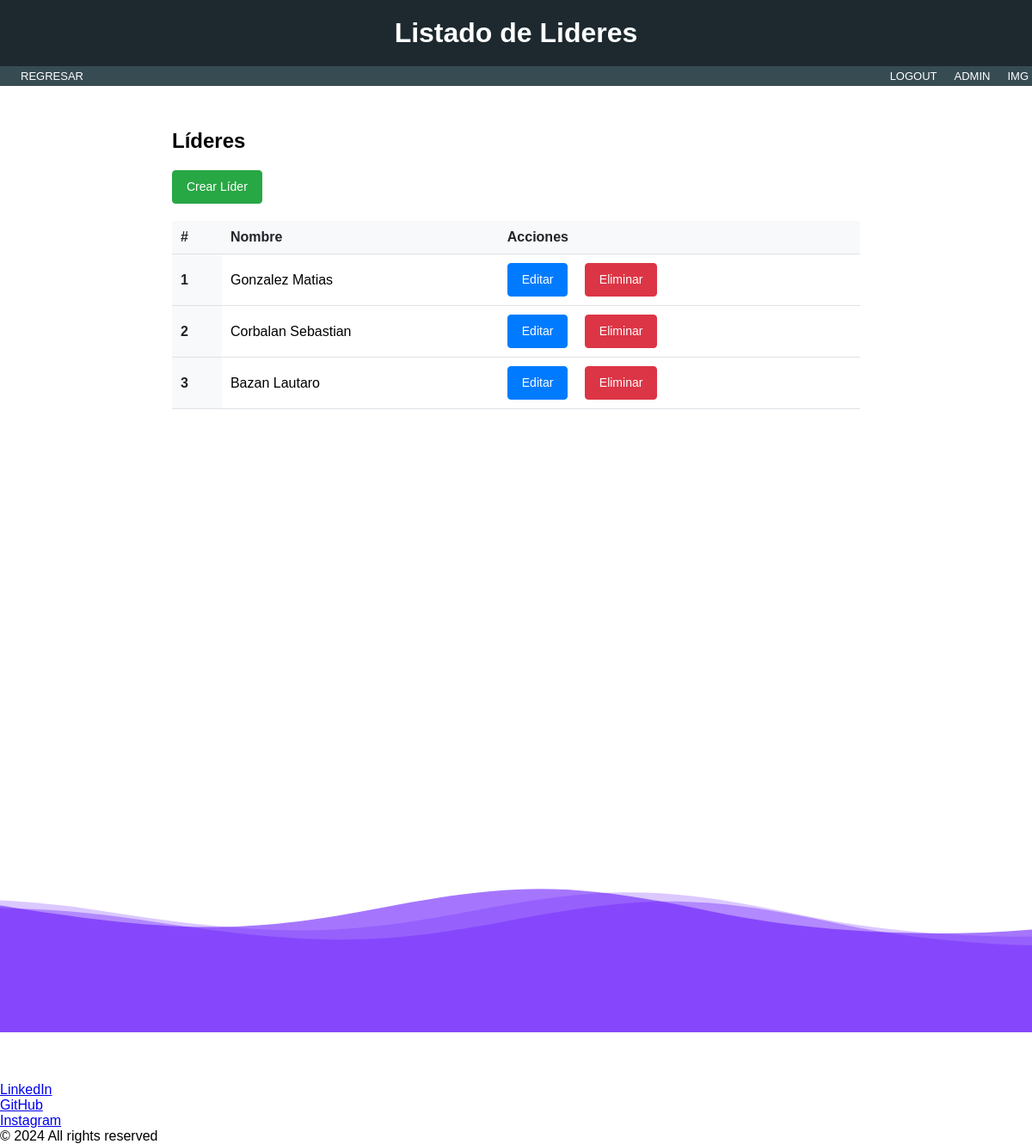
The app's page /Projects/lider-list/ (signed in), older data.
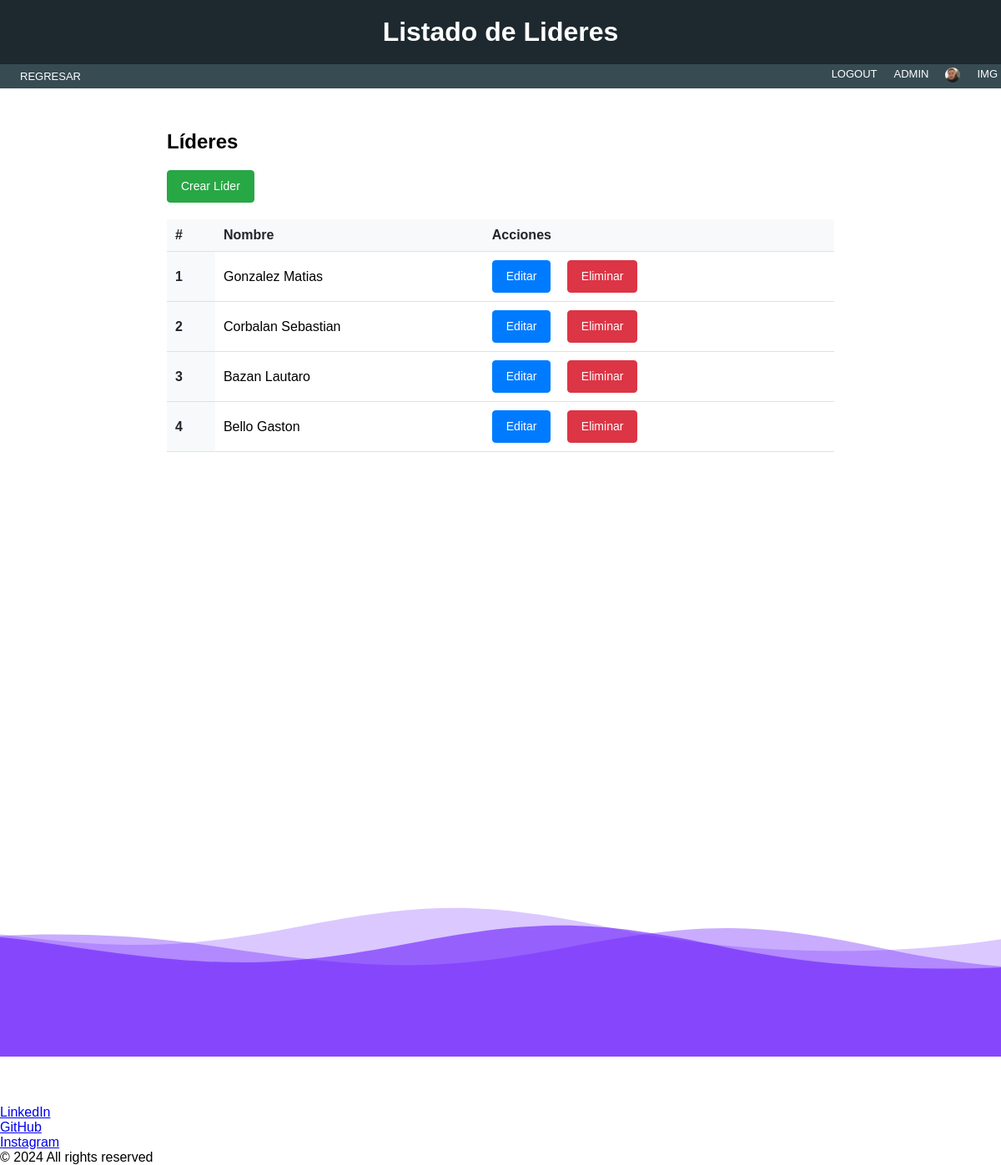
The same page, newer data.
### Projects/models.py (models this page shows, shortened)
class Lider(models.Model):
    nombre = models.CharField(max_length=20)

class Avatar(models.Model):
    user = models.OneToOneField(User, on_delete=models.CASCADE, related_name='avatar')
    image = models.ImageField(upload_to='avatars/')

### Projects/views.py (the view)
# urls.py: path("lider-list/", LiderListView.as_view(), name="list_lider"),
class LiderListView(LoginRequiredMixin, ListView):
    model = Lider
    template_name = "Projects/master/list_detail_lider.html"
    context_object_name = "LIST_DETAIL_LIDER"

### Projects/templates/Projects/master/list_detail_lider.html (shortened to what this page needs)
{% extends 'Projects/base.html' %} {% load static %}  {% block h1 %}
<h1>Listado de Lideres</h1>
{% endblock %} {% block nav %}
<link
  rel="stylesheet"
  href="{% static 'Projects/css/styles_list_lider_sponsor.css' %}"
/>
<ul>
  <li><a href="{% url 'list_cards' %}">REGRESAR</a></li>
</ul>
{% endblock %} {% block content %}
<section class="py-5">
  <div class="container">
    <div class="d-flex justify-content-between align-items-center mb-3">
      <h2 class="mb-0">Líderes</h2>
      <a href="{% url 'create_lider' %}" class="btn btn-success">Crear Líder</a>
    </div>
    <table class="table">
      <thead>
        <tr>
          <th scope="col">#</th>
          <th scope="col">Nombre</th>
          <th scope="col">Acciones</th>
        </tr>
      </thead>
      <tbody>
        {% if LIST_DETAIL_LIDER %} {% for lider in LIST_DETAIL_LIDER %}
        <tr>
          <th scope="row">{{ forloop.counter }}</th>
          <td>{{ lider.nombre }}</td>
          <td>
            <a
              href="{% url 'update_lider' lider.id %}"
              class="btn btn-primary btn-sm"
              >Editar</a
            >
            <a
              href="{% url 'delete_lider' lider.id %}"
              class="btn btn-primary btn-sm btn-danger"
              >Eliminar</a
            >
          </td>
        </tr>
        {% endfor %} {% else %}
        <tr>
          <td colspan="3">No hay Líderes.</td>
        </tr>
        {% endif %}
      </tbody>
    </table>
  </div>
</section>
{% endblock %}

### Projects/templates/Projects/base.html (shortened to what this page needs)
{% load static %}
<!DOCTYPE html>
<html lang="en">
  <head>
    <link rel="stylesheet" href="{% static 'Projects/css/styles_title.css' %} " />
  </head>
  <body>
    <header>
      <div class="header-container">{% block h1 %} {% endblock h1 %}</div>
    </header>
    <nav>
      <div class="left-menu">
        {% block nav %} {% endblock nav %}
      </div>
      {% if user.is_authenticated %}
      <div class="right-menu">
        <ul>
          <li><a href="{% url 'logout' %}">LOGOUT</a></li>
        </ul>
        <ul>
          <li><a href="{% url 'edit_user' %}">{{ user|upper }}</a></li>
        </ul>
        <ul>
          {% if user.avatar.image %}
          <li><img src="{{ user.avatar.image.url }}" alt="Avatar" style="height: 18px; width: 18px; border-radius: 50%;"></li>
          {% endif %}
        </ul>
        <ul>
          <li><a href="{% url 'avatar_add' %}">IMG</a></li>
        </ul>
      {% endif %}
    </nav>
    <main>{% block content %} {% endblock content %}</main>
  </body>
  <footer>
      <div class="background">
      </div>
      <section>
        <ul class="socials">
          <li><a class="fa-brands fa-x-twitter"></a></li>
          <li><a class="fa-brands fa-facebook"></a></li>
          <li><a class="fa-brands fa-linkedin"></a></li>
        </ul>
        <ul class="links">
          <li><a href="https://www.linkedin.com/in/matiasagustingonzalez" target="_blank">LinkedIn</a></li>
          <li><a href="https://github.com/MatiasAgustinGonzalez" target="_blank">GitHub</a></li>
          <li><a href="https://www.instagram.com/_matiagus" target="_blank">Instagram</a></li>
        </ul>
        <p class="legal">© 2024 All rights reserved</p>
      </section>
    </footer>
</html>

Row changes from the older to the newer data that the page shows:
added Lider: nombre "Bello Gaston"
